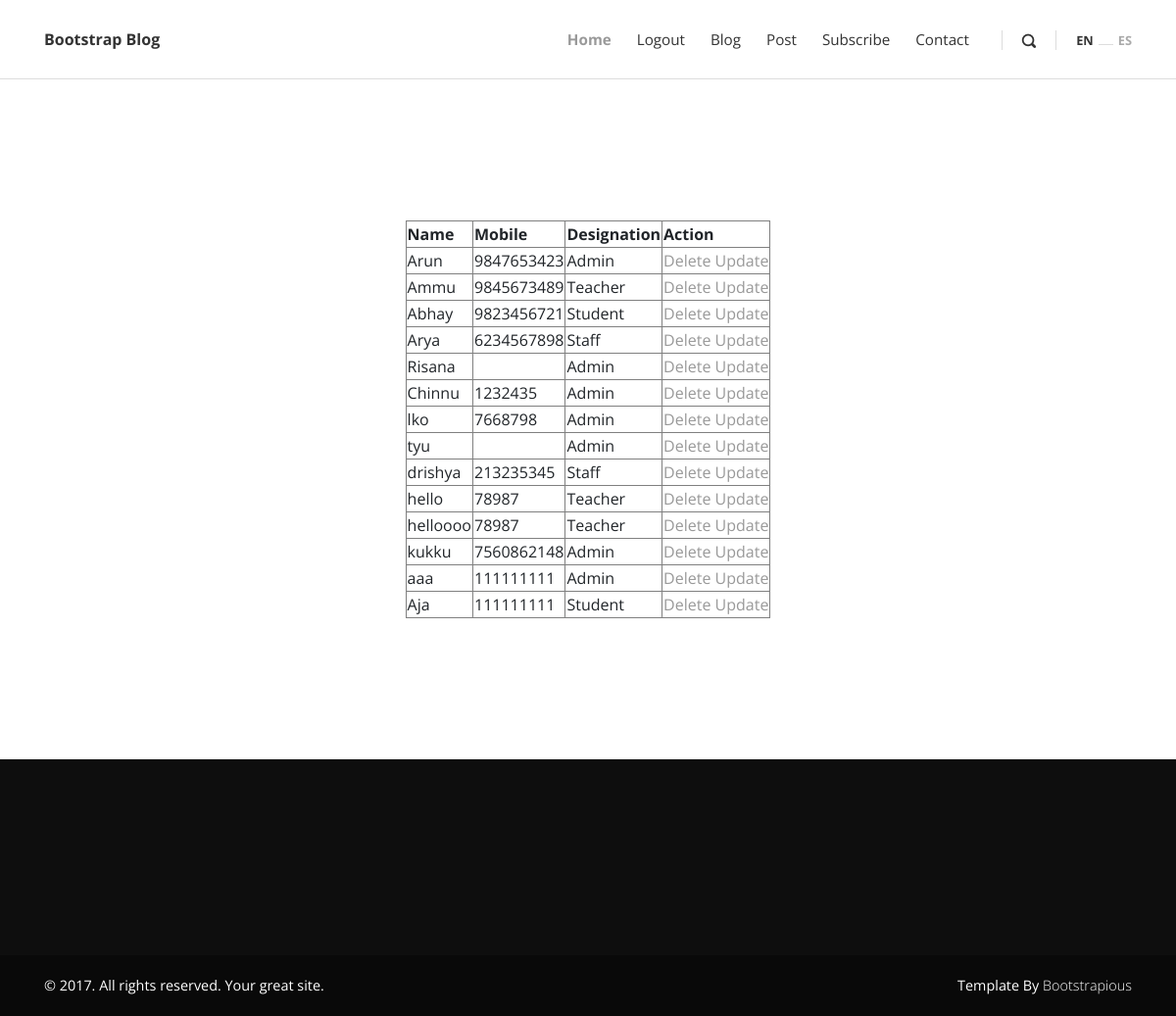
Screenshot of /admin_home/emp_details/ (signed in) with the database file from the repository.
### home/models.py (models this page shows)
class Register(models.Model):
    user = models.ForeignKey(User, on_delete=models.CASCADE, default=1)
    Name = models.CharField(max_length=25, blank=True, null=True)
    Age = models.CharField(max_length=30, blank=True, null=True)
    Dob = models.CharField(max_length=30, blank=True, null=True)
    FName = models.CharField(max_length=25, blank=True, null=True)
    MName = models.CharField(max_length=25, blank=True, null=True)
    Gender = models.CharField(max_length=25, blank=True, null=True)
    Qualification = models.CharField(max_length=30, blank=True, null=True)
    Language = models.CharField(max_length=25, blank=True, null=True)
    Mob = models.CharField(max_length=30, blank=True, null=True)
    Designation = models.CharField(max_length=25, blank=True, null=True)

### home/views.py (the view)
# urls.py: path('admin_home/emp_details/', views.emp_details, name='emp_details'),
def emp_details(request):
    obj = Register.objects.get(user=request.user)
    if request.user.is_superuser:
        obj = Register.objects.all()
        return render(request, "emp_details.html", {'objects': obj})

### templates/emp_details.html (shortened to what this page needs)
{% extends 'base.html' %}
{% load static %}
{% block content %}
<br><br><br><br><br><br>
<table align="center" border="1 px solid black">
    <tr>
        <th>Name</th>
        <th>Mobile</th>
        <th>Designation</th>
        <th> Action</th>
    </tr>
    {% for object in objects %}
    <tr>
        <td>{{ object.Name }}</td>
        <td>{{ object.Mob }}</td>
        <td>{{ object.Designation }}</td>
        <td><a href="{% url 'home:emp_delete' object.id %}">Delete</a> <a href="{% url 'home:emp_update' object.id %}">Update</a></td>
    </tr>
    {% endfor %}
</table>
<br><br><br><br><br><br>
   {% endblock %}

### static/css/style.default.css (style rules this page uses)
body { overflow-x: hidden; }
a, i, span { display: inline-block; text-decoration: none; -webkit-transition: all 0.3s; transition: all 0.3s; }
body { font-family: "Open Sans", sans-serif; font-size: 1rem; font-weight: normal; line-height: 1.5; color: #212529; background-color: #fff; }
a { color: #999; text-decoration: none; }

### rows the page displays
Register: Name "Arun", Mob "9847653423", Designation "Admin"
Register: Name "Ammu", Mob "9845673489", Designation "Teacher"
Register: Name "Abhay", Mob "9823456721", Designation "Student"
Register: Name "Arya", Mob "6234567898", Designation "Staff"
Register: Name "Risana", Designation "Admin"
Register: Name "Chinnu", Mob "1232435", Designation "Admin"
Register: Name "lko", Mob "7668798", Designation "Admin"
Register: Name "tyu", Designation "Admin"
Register: Name "drishya", Mob "213235345", Designation "Staff"
Register: Name "hello", Mob "78987", Designation "Teacher"
Register: Name "helloooo", Mob "78987", Designation "Teacher"
Register: Name "kukku", Mob "7560862148", Designation "Admin"
Register: Name "aaa", Mob "111111111", Designation "Admin"
Register: Name "Aja", Mob "111111111", Designation "Student"
